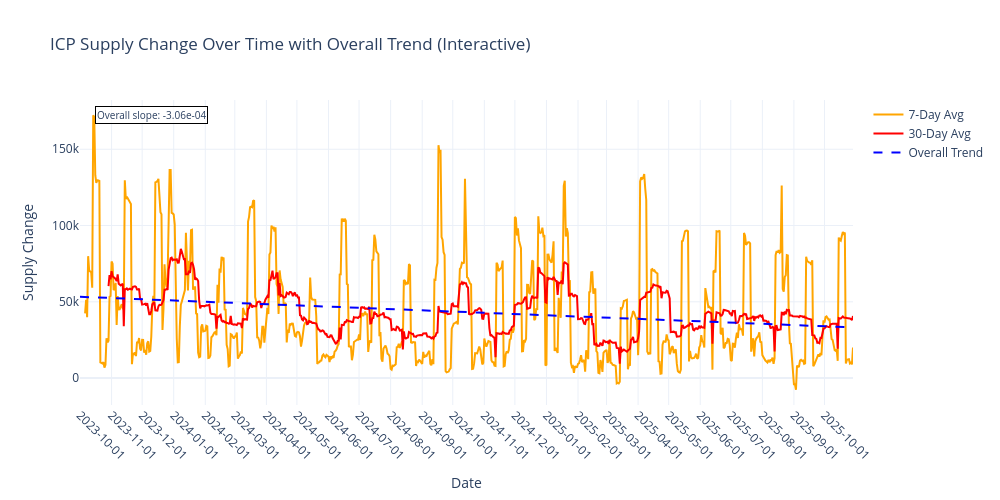

Notebook cell for this chart:
### Code cell
# Create the same chart using Plotly for interactivity
import plotly.graph_objects as go

# Create the plotly figure
fig = go.Figure()

# Add 7-day average line
fig.add_trace(go.Scatter(
    x=df_adj['date_dt'], 
    y=df_adj['change_7d_avg'],
    mode='lines',
    name='7-Day Avg',
    line=dict(color='orange', width=2),
    hovertemplate='<b>7-Day Avg</b><br>Date: %{x}<br>Supply Change: %{y:.0f}<extra></extra>'
))

# Add 30-day average line
fig.add_trace(go.Scatter(
    x=df_adj['date_dt'], 
    y=df_adj['change_30d_avg'],
    mode='lines',
    name='30-Day Avg',
    line=dict(color='red', width=2),
    hovertemplate='<b>30-Day Avg</b><br>Date: %{x}<br>Supply Change: %{y:.0f}<extra></extra>'
))

# Add trend line
fig.add_trace(go.Scatter(
    x=valid_data['date_dt'], 
    y=trend_line,
    mode='lines',
    name='Overall Trend',
    line=dict(color='blue', width=2, dash='dash'),
    hovertemplate='<b>Overall Trend</b><br>Date: %{x}<br>Supply Change: %{y:.0f}<extra></extra>'
))

# Update layout
fig.update_layout(
    title='ICP Supply Change Over Time with Overall Trend (Interactive)',
    xaxis_title='Date',
    yaxis_title='Supply Change',
    width=1000,
    height=500,
    hovermode='x unified',
    template='plotly_white'
)

# Set x-axis to show only 1st day of each month
fig.update_xaxes(
    dtick="M1",  # Monthly ticks
    tickformat="%Y-%m-%d",
    tickangle=45
)

# Add annotation with slope information
fig.add_annotation(
    x=0.02, y=0.98,
    xref='paper', yref='paper',
    text=f"Overall slope: {slope:.2e}",
    showarrow=False,
    bgcolor="rgba(255,255,255,0.8)",
    bordercolor="black",
    borderwidth=1,
    font=dict(size=10)
)

# Print statistics and try to display
print("Plotly chart created successfully!")
print(f"Chart contains {len(fig.data)} traces")
print("Note: Interactive chart should display above this text")

# Try different display methods
try:
    fig.show()
except Exception as e:
    print(f"Standard show() failed: {e}")
    # Alternative: save as HTML and show path
    html_file = "icp_supply_chart.html"
    fig.write_html(html_file)
    print(f"Chart saved to {html_file} - you can open this file in a browser to view the interactive chart")

### Figure 1 — Plotly figure (JSON) as saved in the notebook; plotly's stock layout.template omitted (floating-point values rounded to 4 significant figures; data arrays with more than 128 entries replaced by an {"elided": "..."} marker saying what was removed)
{"data": [{"hovertemplate": "<b>7-Day Avg</b><br>Date: %{x}<br>Supply Change: %{y:.0f}<extra></extra>", "line": {"color": "orange", "width": 2}, "mode": "lines", "name": "7-Day Avg", "type": "scatter", "x": {"elided": "760 str values"}, "y": {"elided": "760 float values"}}, {"hovertemplate": "<b>30-Day Avg</b><br>Date: %{x}<br>Supply Change: %{y:.0f}<extra></extra>", "line": {"color": "red", "width": 2}, "mode": "lines", "name": "30-Day Avg", "type": "scatter", "x": {"elided": "760 str values"}, "y": {"elided": "760 float values"}}, {"hovertemplate": "<b>Overall Trend</b><br>Date: %{x}<br>Supply Change: %{y:.0f}<extra></extra>", "line": {"color": "blue", "dash": "dash", "width": 2}, "mode": "lines", "name": "Overall Trend", "type": "scatter", "x": {"elided": "760 str values"}, "y": {"elided": "760 float values"}}], "layout": {"annotations": [{"bgcolor": "rgba(255,255,255,0.8)", "bordercolor": "black", "borderwidth": 1, "font": {"size": 10}, "showarrow": false, "text": "Overall slope: -3.06e-04", "x": 0.02, "xref": "paper", "y": 0.98, "yref": "paper"}], "height": 500, "hovermode": "x unified", "title": {"text": "ICP Supply Change Over Time with Overall Trend (Interactive)"}, "width": 1000, "xaxis": {"dtick": "M1", "tickangle": 45, "tickformat": "%Y-%m-%d", "title": {"text": "Date"}}, "yaxis": {"title": {"text": "Supply Change"}}}}
